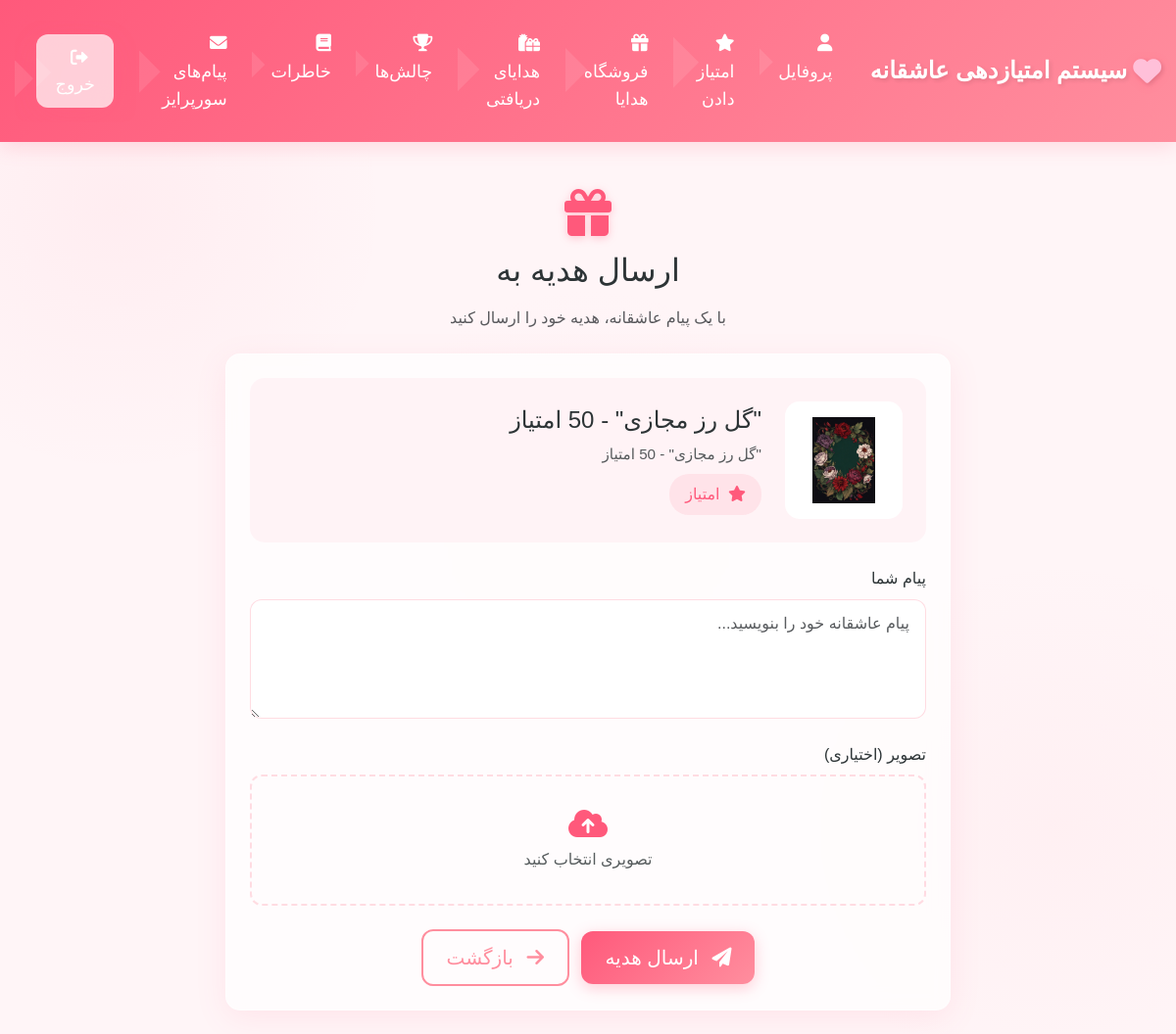
The page /send-gift/1/ (signed in) on the database its author committed.
### love_points/models.py (models this page shows, shortened)
class VirtualGift(models.Model):
    name = models.CharField(max_length=100)
    description = models.TextField()
    image = models.ImageField(upload_to='gifts/')
    points_cost = models.IntegerField(validators=[MinValueValidator(1)])

### love_points/views.py (the view, shortened to what this page needs)
# urls.py: path('send-gift/<int:gift_id>/', views.send_gift, name='send_gift'),
@login_required
def send_gift(request, gift_id):
    gift = get_object_or_404(VirtualGift, id=gift_id)
    return render(request, 'love_points/send_gift.html', {'gift': gift})

### templates/love_points/send_gift.html (shortened to what this page needs)
{% extends "base.html" %}
{% block content %}
<div class="container py-4">
    <div class="row justify-content-center">
        <div class="col-lg-8">
            <div class="text-center mb-4">
                <i class="fas fa-gift love-icon fa-3x mb-3"></i>
                <h2 class="mb-3">ارسال هدیه به {{ partner.username }}</h2>
                <p class="text-muted">با یک پیام عاشقانه، هدیه خود را ارسال کنید</p>
            </div>
            <div class="card glass-effect">
                <div class="card-body p-4">
                    <div class="gift-preview mb-4">
                        <div class="gift-image">
                            {% if gift.image %}
                                <img src="{{ gift.image.url }}" alt="{{ gift.name }}" class="img-fluid">
                            {% else %}
                                <i class="fas fa-gift fa-4x"></i>
                            {% endif %}
                        </div>
                        <div class="gift-info">
                            <h4 class="gift-name">{{ gift.name }}</h4>
                            <p class="gift-description">{{ gift.description }}</p>
                            <div class="gift-points">
                                <i class="fas fa-star me-1"></i>
                                {{ gift.points }} امتیاز
                            </div>
                        </div>
                    </div>
                    <form method="post" enctype="multipart/form-data" class="fade-in">
                        <div class="form-group mb-4">
                            <label for="message" class="form-label">پیام شما</label>
                            <textarea class="form-control" id="message" name="message" rows="4" placeholder="پیام عاشقانه خود را بنویسید..." required></textarea>
                        </div>
                        <div class="form-group mb-4">
                            <label for="image" class="form-label">تصویر (اختیاری)</label>
                            <div class="image-upload-container">
                                <div class="image-upload-icon">
                                    <i class="fas fa-cloud-upload-alt"></i>
                                    <span>تصویری انتخاب کنید</span>
                                </div>
                            </div>
                        </div>
                        <div class="text-center">
                            <button type="submit" class="btn btn-primary btn-lg">
                                <i class="fas fa-paper-plane me-2"></i>
                                ارسال هدیه
                            </button>
                            <a href="{% url 'love_points:gift_shop' %}" class="btn btn-outline-secondary btn-lg ms-2">
                                <i class="fas fa-arrow-right me-2"></i>
                                بازگشت
                            </a>
                        </div>
                    </form>
                </div>
            </div>
        </div>
    </div>
</div>
{% endblock %}

### static/css/style.css (style rules this page uses)
:root { --primary-color: #FF597B; --secondary-color: #FF8E9E; --accent-color: #FFC0D9; --background-color: #FFF5F7; --text-color: #2D3436; --card-background: #FFFFFF; --success-color: #00B894; --warning-color: #FDCB6E; --danger-color: #FF7675; }
html, body { overflow-x: hidden; width: 100%; position: relative; }
body { background-color: var(--background-color); color: var(--text-color); font-family: 'IranSans', sans-serif; min-height: 100vh; padding: 0; margin: 0; line-height: 1.6; background-image: radial-gradient(circle at 10% 20%, rgba(255, 89, 123, 0.05) 0%, transparent 20%), radial-gradient(circle at 90% 80%, rgba(255, 142, 158, 0.05) 0%, transparent 20%), radial-gradient(circle at 50% 50%, rgba(255, 192, 217, 0.05) 0%, transparent 30%); }
.container { max-width: 100%; padding-right: 15px; padding-left: 15px; overflow-x: hidden; }
.row { margin-right: 0; margin-left: 0; }
.col, [class*="col-"] { padding-right: 10px; padding-left: 10px; }
.card { border: none; border-radius: 15px; overflow: hidden; box-shadow: 0 10px 30px rgba(0,0,0,0.05); background: var(--card-background); transition: all 0.4s cubic-bezier(0.4, 0, 0.2, 1); position: relative; }
.card::before { content: ''; position: absolute; top: 0; left: 0; right: 0; height: 4px; background: linear-gradient(to right, var(--primary-color), var(--secondary-color)); transform: scaleX(0); transition: transform 0.4s ease; }
.glass-effect { background: rgba(255, 255, 255, 0.7); backdrop-filter: blur(10px); border: 1px solid rgba(255, 255, 255, 0.5); box-shadow: 0 8px 32px rgba(255, 89, 123, 0.1); }
.fade-in { animation: fadeIn 0.5s ease-in; }
.btn { border-radius: 12px; padding: 0.8rem 1.5rem; font-weight: 500; transition: all 0.4s cubic-bezier(0.4, 0, 0.2, 1); position: relative; overflow: hidden; }
.btn::before { content: ''; position: absolute; top: 0; left: 0; right: 0; bottom: 0; background: rgba(255,255,255,0.1); transform: translateX(-100%) rotate(45deg); transition: transform 0.4s cubic-bezier(0.4, 0, 0.2, 1); }
.btn-primary { background: linear-gradient(135deg, var(--primary-color), var(--secondary-color)); border: none; box-shadow: 0 4px 15px rgba(255, 89, 123, 0.3); }
.love-icon { display: inline-block; animation: heartBeat 1.5s infinite; color: var(--primary-color); }

### templates/love_points/send_gift.html (style rules this page uses)
.love-icon { color: var(--primary-color); filter: drop-shadow(0 2px 4px rgba(255, 89, 123, 0.3)); animation: swing 3s ease infinite; }
.gift-preview { display: flex; align-items: center; padding: 1.5rem; background: rgba(255, 89, 123, 0.05); border-radius: 15px; }
.gift-image { width: 120px; height: 120px; display: flex; align-items: center; justify-content: center; margin-left: 1.5rem; background: white; border-radius: 15px; padding: 1rem; }
.gift-image img { max-width: 100%; max-height: 100%; object-fit: contain; }
.gift-info { flex-grow: 1; }
.gift-name { margin-bottom: 0.5rem; color: var(--text-color); }
.gift-description { color: var(--text-color); opacity: 0.8; font-size: 0.95rem; margin-bottom: 0.5rem; }
.gift-points { display: inline-block; padding: 0.5rem 1rem; background: rgba(255, 89, 123, 0.1); color: var(--primary-color); border-radius: 20px; font-weight: 500; }
.form-label { color: var(--text-color); font-weight: 500; margin-bottom: 0.5rem; }
.form-control { border-radius: 12px; border: 1px solid rgba(255, 89, 123, 0.2); padding: 0.75rem 1rem; transition: all 0.3s ease; }
.image-upload-container { position: relative; border: 2px dashed rgba(255, 89, 123, 0.2); border-radius: 12px; padding: 2rem; text-align: center; transition: all 0.3s ease; }
.image-upload-icon { color: var(--primary-color); }
.image-upload-icon i { font-size: 2rem; margin-bottom: 0.5rem; }
.image-upload-icon span { display: block; color: var(--text-color); opacity: 0.8; }
.btn { padding: 0.75rem 1.5rem; }
.btn-outline-secondary { border: 2px solid var(--secondary-color); color: var(--secondary-color); }

### rows shown on the page
VirtualGift: image (picture), name "\"گل رز مجازی\" - 50 امتیاز", description "\"گل رز مجازی\" - 50 امتیاز"
